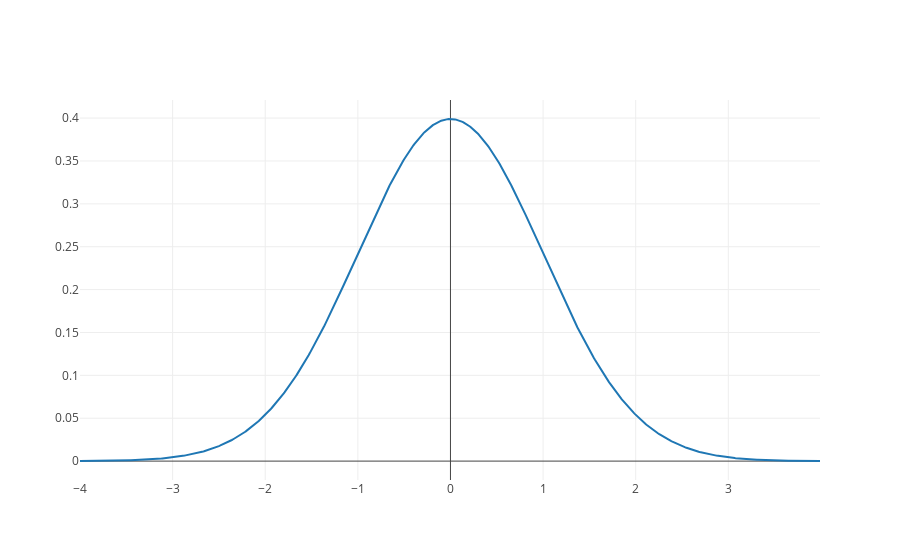

Source (notebook cell):
### Code cell
x = np.arange(start=-4, stop=4, step=.01)
y = stats.norm.pdf(x)
#y = stats.zscore(x)

py.iplot([go.Scatter(x=x, y=y)])

### Figure 1 — Plotly figure (JSON) as saved in the notebook; plotly's stock layout.template omitted (floating-point values rounded to 4 significant figures; data arrays with more than 128 entries replaced by an {"elided": "..."} marker saying what was removed)
{"data": [{"type": "scatter", "x": {"elided": "800 float values"}, "y": {"elided": "800 float values"}}], "layout": {}}
